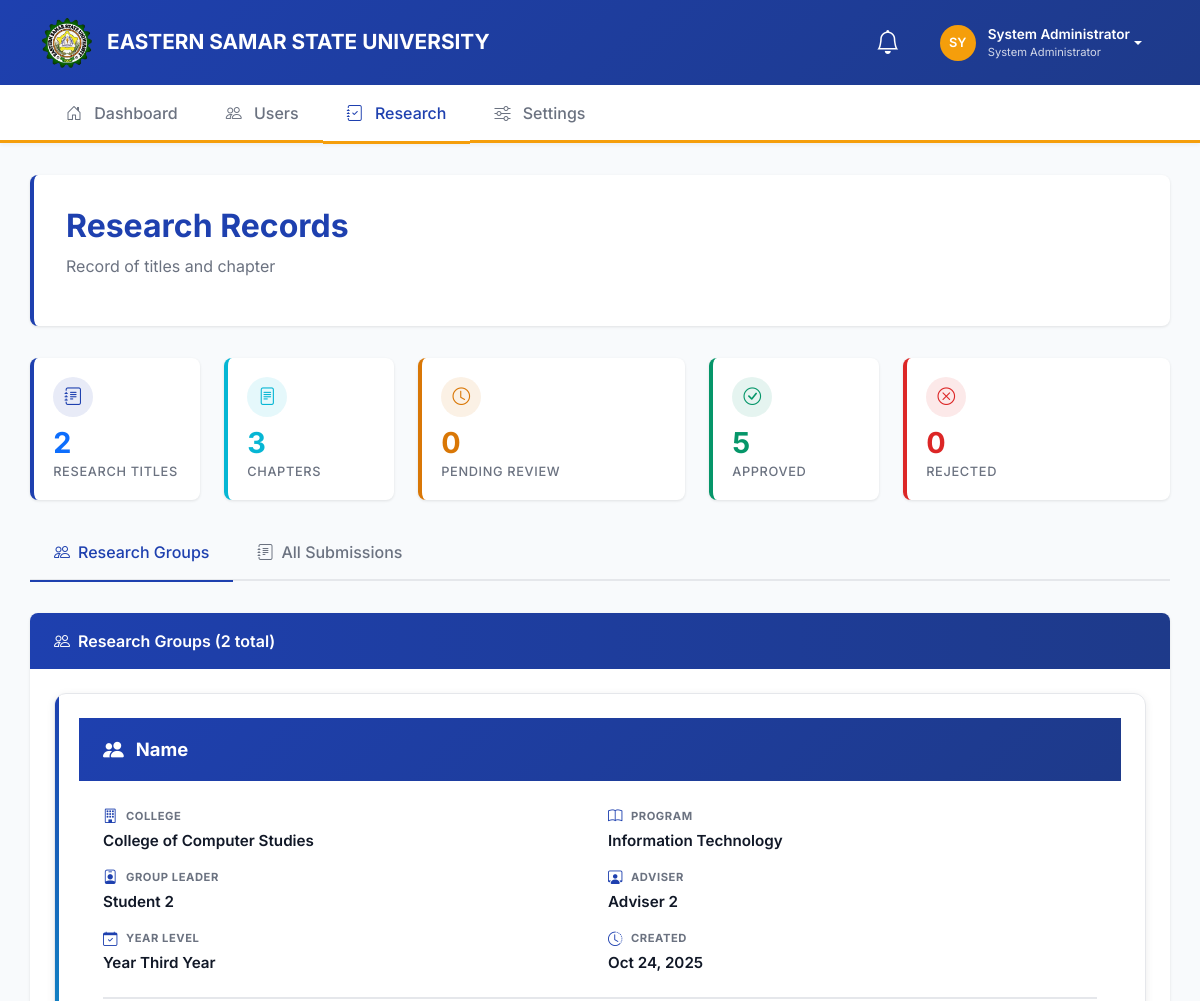
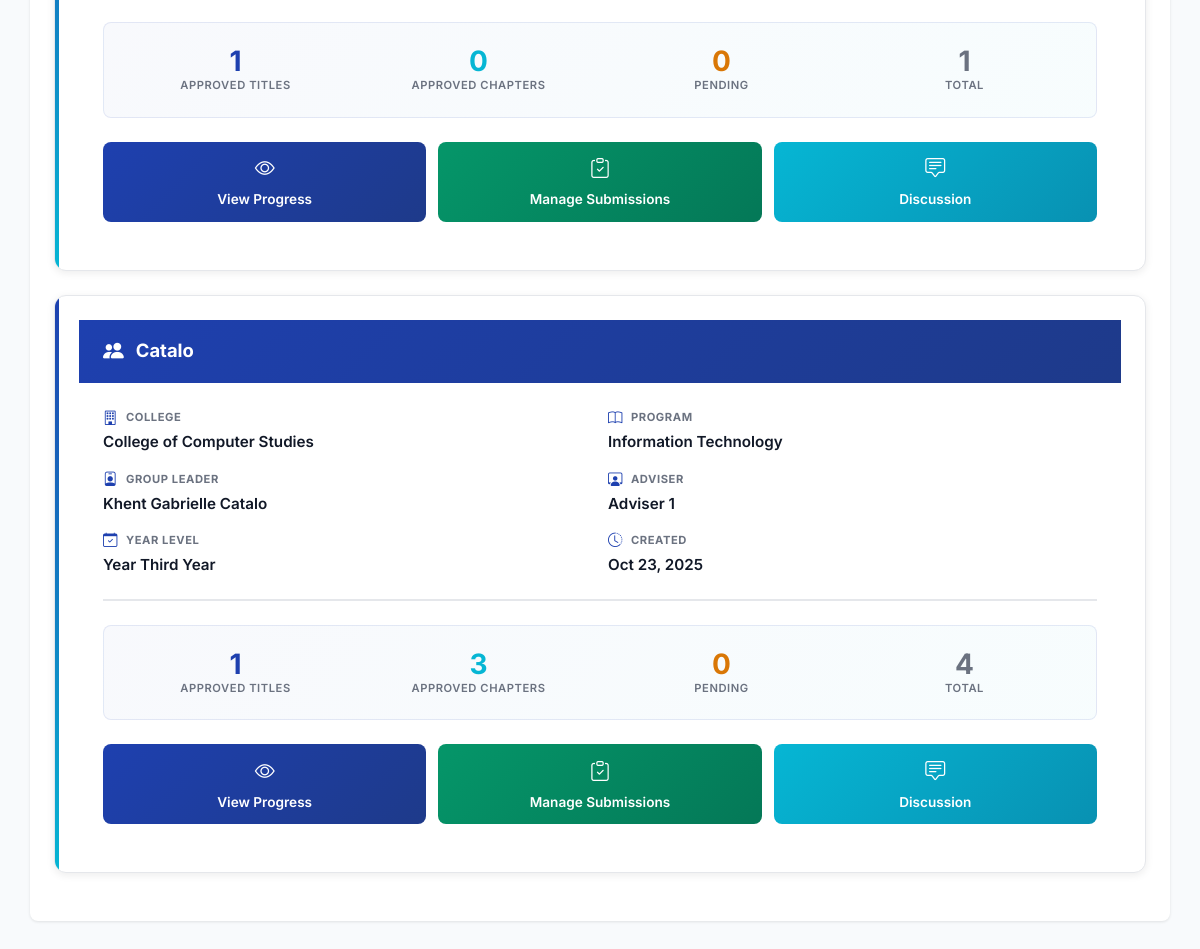
The app's page /admin/manage_research.php (signed in) with its own data (2 pictures, top to bottom).
### tables this page shows
CREATE TABLE `research_groups` (
  `group_id` int(11) NOT NULL,
  `group_name` varchar(80) NOT NULL,
  `lead_student_id` int(11) DEFAULT NULL,
  `adviser_id` int(11) DEFAULT NULL,
  `college` varchar(80) NOT NULL,
  `program` varchar(50) NOT NULL,
  `year_level` varchar(15) NOT NULL,
  `created_at` timestamp NOT NULL DEFAULT current_timestamp()
);

### admin/manage_research.php (the view, shortened to what this page needs)
<?php
include_once '../includes/functions.php';
$research_groups = [];
$stats = ['total_titles' => 0, 'total_chapters' => 0, 'pending' => 0, 'approved' => 0, 'rejected' => 0];
try {
    $stats_sql = "SELECT
                    COUNT(CASE WHEN submission_type = 'title' THEN 1 END) as total_titles,
                    COUNT(CASE WHEN submission_type = 'chapter' THEN 1 END) as total_chapters,
                    COUNT(CASE WHEN status = 'pending' THEN 1 END) as pending,
                    COUNT(CASE WHEN status = 'approved' THEN 1 END) as approved,
                    COUNT(CASE WHEN status = 'rejected' THEN 1 END) as rejected
                  FROM submissions";
    $stats_stmt = $conn->query($stats_sql);
    $stats = $stats_stmt->fetch(PDO::FETCH_ASSOC);
    $groups_sql = "SELECT
                    rg.*,
                    CONCAT(lead.first_name, ' ', lead.last_name) as lead_name,
                    CONCAT(adviser.first_name, ' ', adviser.last_name) as adviser_name,
                    adviser.email as adviser_email,
                    COUNT(DISTINCT CASE WHEN s.submission_type = 'title' AND s.status = 'approved' THEN s.submission_id END) as approved_titles,
                    COUNT(DISTINCT CASE WHEN s.submission_type = 'chapter' AND s.status = 'approved' THEN s.submission_id END) as approved_chapters,
                    COUNT(DISTINCT CASE WHEN s.status = 'pending' THEN s.submission_id END) as pending_submissions,
                    COUNT(DISTINCT s.submission_id) as total_submissions
                   FROM research_groups rg
                   LEFT JOIN users lead ON rg.lead_student_id = lead.user_id
                   LEFT JOIN users adviser ON rg.adviser_id = adviser.user_id
                   LEFT JOIN submissions s ON rg.group_id = s.group_id
                   GROUP BY rg.group_id
                   ORDER BY rg.created_at DESC";
    $groups_stmt = $conn->query($groups_sql);
    $research_groups = $groups_stmt->fetchAll(PDO::FETCH_ASSOC);
} catch (PDOException $e) {
    $error_message = "Error retrieving research data: " . $e->getMessage();
}
?>
<!DOCTYPE html>
<html lang="en">
<head>
    <link href="https://cdn.jsdelivr.net/npm/bootstrap@5.3.0/dist/css/bootstrap.min.css" rel="stylesheet">
    <link rel="stylesheet" href="https://cdn.jsdelivr.net/npm/bootstrap-icons@1.11.0/font/bootstrap-icons.css">
</head>
<body>
    <header class="university-header">
        <div class="container">
            <div class="d-flex justify-content-between align-items-center">
                <a href="#" class="university-brand">
                    <img src="../assets/images/essu logo.png" alt="ESSU Logo" class="university-logo">
                    <div>
                        <div class="university-name">EASTERN SAMAR STATE UNIVERSITY</div>
                    </div>
                </a>
                <div class="notification-section">
                    <div class="dropdown">
                        <button class="notification-bell" data-bs-toggle="dropdown" aria-expanded="false" id="notificationBell">
                            <i class="bi bi-bell"></i>
                        </button>
                    </div>
                    <div class="dropdown">
                        <a href="#" class="user-profile dropdown-toggle" data-bs-toggle="dropdown">
                            <div class="user-avatar">
                                <?php echo strtoupper(substr($_SESSION['full_name'], 0, 2)); ?>
                            </div>
                            <div class="user-info d-none d-md-block">
                                <div class="user-name"><?php echo htmlspecialchars($_SESSION['full_name']); ?></div>
                                <div class="user-role">System Administrator</div>
                            </div>
                        </a>
                    </div>
                </div>
            </div>
        </div>
    </header>
    <nav class="main-nav">
        <div class="container">
            <ul class="nav nav-tabs">
                <li class="nav-item">
                    <a class="nav-link" href="dashboard.php">
                        <i class="bi bi-house-door me-1 me-md-2"></i>
                        <span class="d-none d-sm-inline">Dashboard</span>
                    </a>
                </li>
                <li class="nav-item">
                    <a class="nav-link" href="manage_users.php">
                        <i class="bi bi-people me-1 me-md-2"></i>
                        <span class="d-none d-sm-inline">Users</span>
                    </a>
                </li>
                <li class="nav-item">
                    <a class="nav-link active" href="manage_research.php">
                        <i class="bi bi-journal-check me-1 me-md-2"></i>
                        <span class="d-none d-sm-inline">Research</span>
                    </a>
                </li>
                <li class="nav-item">
                    <a class="nav-link" href="settings.php">
                        <i class="bi bi-sliders me-1 me-md-2"></i>
                        <span class="d-none d-sm-inline">Settings</span>
                    </a>
                </li>
            </ul>
        </div>
    </nav>
    <div class="container main-content">
        <div class="page-header">
            <h1 class="page-title">Research Records</h1>
            <p class="page-subtitle">Record of titles and chapter</p>
        </div>
        <div class="row g-3 g-md-4 mb-4">
            <div class="col-6 col-lg-2">
                <div class="academic-card primary">
                    <div class="stat-icon primary">
                        <i class="bi bi-journal-text"></i>
                    </div>
                    <div class="stat-number text-primary"><?php echo $stats['total_titles']; ?></div>
                    <div class="stat-label">Research Titles</div>
                </div>
            </div>
            <div class="col-6 col-lg-2">
                <div class="academic-card info">
                    <div class="stat-icon info">
                        <i class="bi bi-file-text"></i>
                    </div>
                    <div class="stat-number" style="color: #06b6d4"><?php echo $stats['total_chapters']; ?></div>
                    <div class="stat-label">Chapters</div>
                </div>
            </div>
            <div class="col-4 col-lg-3">
                <div class="academic-card warning">
                    <div class="stat-icon warning">
                        <i class="bi bi-clock"></i>
                    </div>
                    <div class="stat-number" style="color: var(--warning-orange)"><?php echo $stats['pending']; ?></div>
                    <div class="stat-label">Pending Review</div>
                </div>
            </div>
            <div class="col-4 col-lg-2">
                <div class="academic-card success">
                    <div class="stat-icon success">
                        <i class="bi bi-check-circle"></i>
                    </div>
                    <div class="stat-number" style="color: var(--success-green)"><?php echo $stats['approved']; ?></div>
                    <div class="stat-label">Approved</div>
                </div>
            </div>
            <div class="col-4 col-lg-3">
                <div class="academic-card danger">
                    <div class="stat-icon danger">
                        <i class="bi bi-x-circle"></i>
                    </div>
                    <div class="stat-number" style="color: var(--danger-red)"><?php echo $stats['rejected']; ?></div>
                    <div class="stat-label">Rejected</div>
                </div>
            </div>
        </div>
        <ul class="nav nav-tabs custom-tabs" id="researchTabs">
            <li class="nav-item">
                <a class="nav-link active" id="groups-tab" data-bs-toggle="tab" href="#groups" role="tab">
                    <i class="bi bi-people me-2"></i>Research Groups
                </a>
            </li>
            <li class="nav-item">
                <a class="nav-link" id="submissions-tab" data-bs-toggle="tab" href="#submissions" role="tab">
                    <i class="bi bi-journal-text me-2"></i>All Submissions
                </a>
            </li>
        </ul>
        <div class="tab-content" id="researchTabsContent">
            <div class="tab-pane fade show active" id="groups" role="tabpanel">
                <div class="dashboard-section">
                    <div class="section-header">
                        <i class="bi bi-people me-2"></i>Research Groups (<?php echo count($research_groups); ?> total)
                    </div>
                    <div class="section-body">
                        <?php if (empty($research_groups)): ?>
                            <div class="text-center py-5">
                                <i class="bi bi-people" style="font-size: 4rem; color: var(--text-secondary); opacity: 0.5;"></i>
                                <p class="mt-3 text-muted fs-5">No research groups found.</p>
                            </div>
                        <?php else: ?>
                            <?php foreach ($research_groups as $group): ?>
                                <div class="group-card">
                                    <div class="group-card-title">
                                        <i class="bi bi-people-fill"></i>
                                        <span><?php echo htmlspecialchars($group['group_name']); ?></span>
                                    </div>
                                    <div class="group-card-body">
                                        <div class="group-info-section">
                                            <div class="group-info-item">
                                                <div class="group-info-label">
                                                    <i class="bi bi-building"></i>
                                                    <span>College</span>
                                                </div>
                                                <div class="group-info-value"><?php echo htmlspecialchars($group['college']); ?></div>
                                            </div>
                                            <div class="group-info-item">
                                                <div class="group-info-label">
                                                    <i class="bi bi-book"></i>
                                                    <span>Program</span>
                                                </div>
                                                <div class="group-info-value"><?php echo htmlspecialchars($group['program']); ?></div>
                                            </div>
                                            <div class="group-info-item">
                                                <div class="group-info-label">
                                                    <i class="bi bi-person-badge"></i>
                                                    <span>Group Leader</span>
                                                </div>
                                                <div class="group-info-value"><?php echo htmlspecialchars($group['lead_name'] ?: 'Not assigned'); ?></div>
                                            </div>
                                            <div class="group-info-item">
                                                <div class="group-info-label">
                                                    <i class="bi bi-person-workspace"></i>
                                                    <span>Adviser</span>
                                                </div>
                                                <div class="group-info-value"><?php echo htmlspecialchars($group['adviser_name'] ?: 'Not assigned'); ?></div>
                                            </div>
                                            <div class="group-info-item">
                                                <div class="group-info-label">
                                                    <i class="bi bi-calendar-check"></i>
                                                    <span>Year Level</span>
                                                </div>
                                                <div class="group-info-value">Year <?php echo htmlspecialchars($group['year_level']); ?></div>
                                            </div>
                                            <div class="group-info-item">
                                                <div class="group-info-label">
                                                    <i class="bi bi-clock-history"></i>
                                                    <span>Created</span>
                                                </div>
                                                <div class="group-info-value"><?php echo date('M j, Y', strtotime($group['created_at'])); ?></div>
                                            </div>
                                        </div>
                                        <div class="group-stats-grid">
                                            <div class="group-stat-item">
                                                <div class="group-stat-number blue"><?php echo $group['approved_titles']; ?></div>
                                                <div class="group-stat-label">Approved Titles</div>
                                            </div>
                                            <div class="group-stat-item">
                                                <div class="group-stat-number cyan"><?php echo $group['approved_chapters']; ?></div>
                                                <div class="group-stat-label">Approved Chapters</div>
                                            </div>
                                            <div class="group-stat-item">
                                                <div class="group-stat-number orange"><?php echo $group['pending_submissions']; ?></div>
                                                <div class="group-stat-label">Pending</div>
                                            </div>
                                            <div class="group-stat-item">
                                                <div class="group-stat-number gray"><?php echo $group['total_submissions']; ?></div>
                                                <div class="group-stat-label">Total</div>
                                            </div>
                                        </div>
                                        <div class="group-actions-row">
                                            <button type="button" class="group-action-btn btn-view" onclick="showGroupProgress(<?php echo $group['group_id']; ?>)">
                                                <i class="bi bi-eye"></i>
                                                <span>View Progress</span>
                                            </button>
                                            <button type="button" class="group-action-btn btn-manage" onclick="manageGroupSubmissions(<?php echo $group['group_id']; ?>)">
                                                <i class="bi bi-clipboard-check"></i>
                                                <span>Manage Submissions</span>
                                            </button>
                                            <button type="button" class="group-action-btn btn-discussion" onclick="manageDiscussionParticipants(<?php echo $group['group_id']; ?>)">
                                                <i class="bi bi-chat-square-text"></i>
                                                <span>Discussion</span>
                                            </button>
                                        </div>
                                    </div>
                                </div>
                            <?php endforeach; ?>
                        <?php endif; ?>
                    </div>
                </div>
            </div>
        </div>
    </div>
</body>
</html>

### records on screen
research_groups: group_name "Name", college "College of Computer Studies", program "Information Technology", lead_name "Student 2", adviser_name "Adviser 2", year_level "Third Year", created_at "Oct 24, 2025", approved_titles "1", approved_chapters "0", pending_submissions "0", total_submissions "1"
research_groups: group_name "Catalo", college "College of Computer Studies", program "Information Technology", lead_name "Khent Gabrielle Catalo", adviser_name "Adviser 1", year_level "Third Year", created_at "Oct 23, 2025", approved_titles "1", approved_chapters "3", pending_submissions "0", total_submissions "4"

### other values on screen
substr($_SESSION['full_name'], 0, 2) "SY"
$_SESSION['full_name'] "System Administrator"
$stats['total_titles'] "2"
$stats['total_chapters'] "3"
$stats['pending'] "0"
$stats['approved'] "5"
$stats['rejected'] "0"
count($research_groups) "2"
